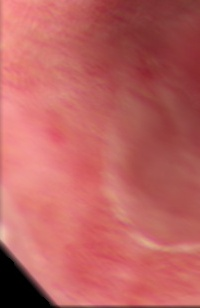
#> input picture CutDM/DM_ven200x200/0200-0000583.jpg, 200 x 308 px; its folder holds only this picture in this run
$ python GLCM_ven.py   (older library calls are emulated)
#> lines starting #> are read from the running program, lines starting #| are printed output that depends on the picture
# -*- coding: utf-8 -*-
"""
Created on Thu Jul 25 22:27:26 2019

@author: Nataly
"""
import cv2
import numpy as np
from matplotlib import pyplot as plt
from skimage.feature import greycomatrix, greycoprops
import skimage.feature
from skimage import data
def tloga(img):
    img = (np.log(img+1)/(np.log(1+np.max(img))))*255
    img = np.array(img,dtype=np.uint8)
    return img

def normalizacionMaxMin(img):
    img2 = cv2.normalize(img, None, 0, 255, norm_type=cv2.NORM_MINMAX, dtype=cv2.CV_8UC3)
    return img2

import glob

contraste=[]
energia=[]
homogeneidad=[]
correlacion=[]
disimi=[]
ASM=[]
entropia=[]
i=0
for file in glob.glob("*.jpg"):
    img=cv2.imread(file)
#> img is the input picture: shape (308, 200, 3); mean B, G, R 96.3, 98.3, 189.1
    img=normalizacionMaxMin(img)
    #plt.imshow(img)
    #plt.show()
    HSV=cv2.cvtColor(img,cv2.COLOR_BGR2HSV)
#> HSV: shape (308, 200, 3); mean H, S, V 39, 126.8, 192.8
    H,S,V=cv2.split(HSV)
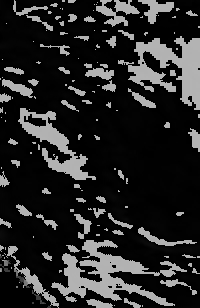
#> H: shape (308, 200); min 0, max 179, mean 39
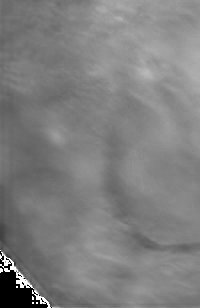
#> S: shape (308, 200); min 0, max 255, mean 126.8
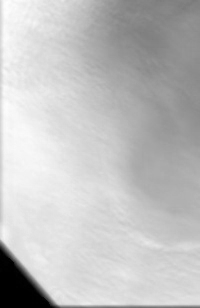
#> V: shape (308, 200); min 0, max 255, mean 192.8
# [4 lines of commented-out code are left out]
    fourier=V
    #plt.imshow(fourier, cmap = 'gray')
    #plt.show()
    a=int(np.max(fourier))
#> a = 255
    g = skimage.feature.greycomatrix(fourier, [1], [0], levels=a+1, symmetric=False, normed=True)

    contraste.append(skimage.feature.greycoprops(g, 'contrast')[0][0])
    energia.append(skimage.feature.greycoprops(g, 'energy')[0][0])
    homogeneidad.append(skimage.feature.greycoprops(g, 'homogeneity')[0][0])
    correlacion.append(skimage.feature.greycoprops(g, 'correlation')[0][0])
    disimi.append(greycoprops(g, 'dissimilarity') )
    ASM.append(greycoprops(g, 'ASM'))
    entropia.append(skimage.measure.shannon_entropy(g))
    i=i+1
import pandas as pd
datos = {'Contraste':contraste,
         #'Brillo Opción 2':brilloop2,
         'Energia':energia,
         'Homogeneidad':homogeneidad,
         'Correlación':correlacion,
         'Disimilitud':disimi,
         'ASM':ASM,
         'Entropía':entropia}
#> datos = {'Contraste': [7.42], 'Energia': [0.0504], 'Homogeneidad': [0.572], 'Correlación': [0.998], 'Disimilitud': [[1.32]], 'ASM': [[0.00254]], 'Entropía': [0.356]}

datos = pd.DataFrame(datos)
#> datos = table of 1 rows and 7 columns
datos.to_excel('GlCM_HSV_DM_Sinfourier.xlsx')

$ run again, on CutDM/DM_ven200x200/200200-00348.jpg
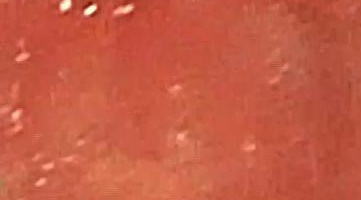
#> input picture CutDM/DM_ven200x200/200200-00348.jpg, 361 x 200 px
#> img is the input picture: shape (200, 361, 3); mean B, G, R 68.2, 90.6, 197.7
#> HSV: shape (200, 361, 3); mean H, S, V 5.3, 167.4, 197.7
#> `H,S,V=cv2.split(HSV)`:
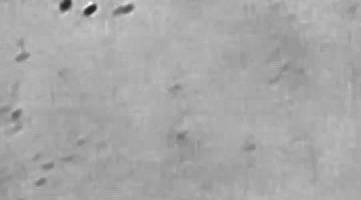
#> S: shape (200, 361); min 32, max 255, mean 167.4
#> `H,S,V=cv2.split(HSV)`:
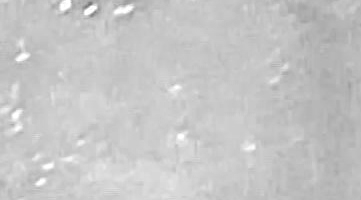
#> V: shape (200, 361); min 115, max 255, mean 197.7
#> a = 255
#> `datos = {'Contraste':contraste, #'Brillo Opción 2':brilloop2, 'Energia..`: datos = {'Contraste': [6.74], 'Energia': [0.0789], 'Homogeneidad': [0.545], 'Correlación': [0.973], 'Disimilitud': [[1.45]], 'ASM': [[0.00622]], 'Entropía': [0.335]}
#> `datos = pd.DataFrame(datos)`: datos = table of 1 rows and 7 columns

$ run again, on CutDM/DM_ven200x200/200200-00369.jpg
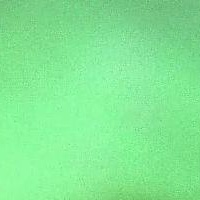
#> input picture CutDM/DM_ven200x200/200200-00369.jpg, 200 x 200 px
#> img is the input picture: shape (200, 200, 3); mean B, G, R 147.9, 232.2, 130.1
#> HSV: shape (200, 200, 3); mean H, S, V 65.2, 181.6, 220.2
#> `H,S,V=cv2.split(HSV)`:
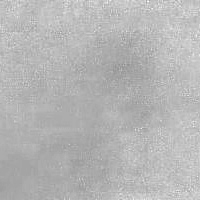
#> S: shape (200, 200); min 139, max 255, mean 181.6
#> `H,S,V=cv2.split(HSV)`:
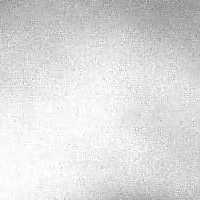
#> V: shape (200, 200); min 127, max 255, mean 220.2
#> a = 255
#> `datos = {'Contraste':contraste, #'Brillo Opción 2':brilloop2, 'Energia..`: datos = {'Contraste': [66.29], 'Energia': [0.0456], 'Homogeneidad': [0.246], 'Correlación': [0.944], 'Disimilitud': [[5.49]], 'ASM': [[0.00208]], 'Entropía': [0.407]}
#> `datos = pd.DataFrame(datos)`: datos = table of 1 rows and 7 columns

$ run again, on CutDM/DM_ven200x200/200200-00733.jpg
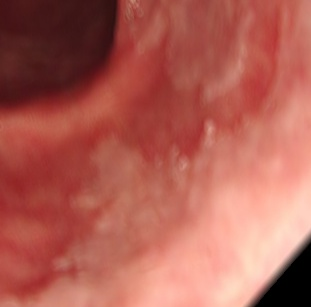
#> input picture CutDM/DM_ven200x200/200200-00733.jpg, 311 x 307 px
#> img is the input picture: shape (307, 311, 3); mean B, G, R 83.9, 94.7, 176
#> HSV: shape (307, 311, 3); mean H, S, V 13.3, 138.6, 176
#> `H,S,V=cv2.split(HSV)`:
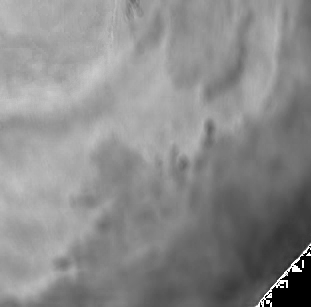
#> S: shape (307, 311); min 0, max 255, mean 138.6
#> `H,S,V=cv2.split(HSV)`:
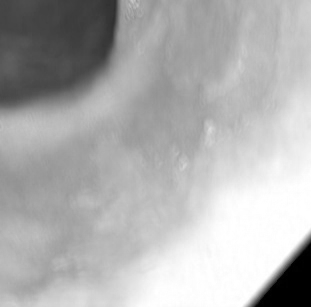
#> V: shape (307, 311); min 0, max 255, mean 176
#> a = 255
#> `datos = {'Contraste':contraste, #'Brillo Opción 2':brilloop2, 'Energia..`: datos = {'Contraste': [6.8], 'Energia': [0.0529], 'Homogeneidad': [0.558], 'Correlación': [0.999], 'Disimilitud': [[1.34]], 'ASM': [[0.00279]], 'Entropía': [0.508]}
#> `datos = pd.DataFrame(datos)`: datos = table of 1 rows and 7 columns

$ run again, on CutDM/DM_ven200x200/2000-DB58_colitis_full_03038.jpg
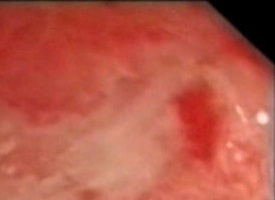
#> input picture CutDM/DM_ven200x200/2000-DB58_colitis_full_03038.jpg, 275 x 200 px
#> img is the input picture: shape (200, 275, 3); mean B, G, R 72.5, 88.6, 183.6
#> HSV: shape (200, 275, 3); mean H, S, V 4.9, 151.6, 183.6
#> `H,S,V=cv2.split(HSV)`:
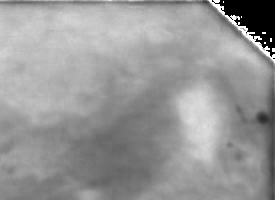
#> S: shape (200, 275); min 0, max 255, mean 151.6
#> `H,S,V=cv2.split(HSV)`:
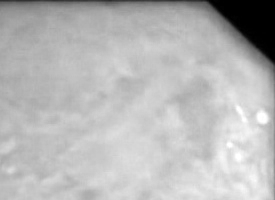
#> V: shape (200, 275); min 0, max 255, mean 183.6
#> a = 255
#> `datos = {'Contraste':contraste, #'Brillo Opción 2':brilloop2, 'Energia..`: datos = {'Contraste': [7.58], 'Energia': [0.0538], 'Homogeneidad': [0.481], 'Correlación': [0.998], 'Disimilitud': [[1.68]], 'ASM': [[0.0029]], 'Entropía': [0.473]}
#> `datos = pd.DataFrame(datos)`: datos = table of 1 rows and 7 columns
